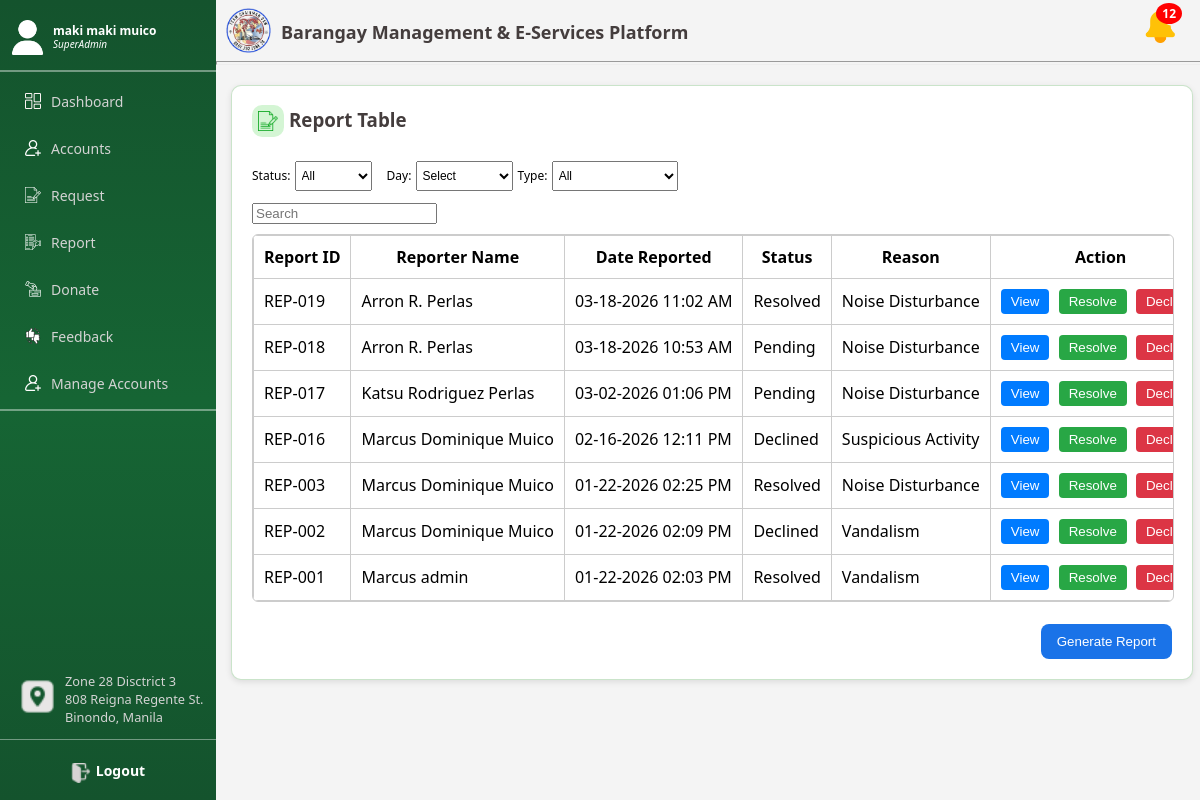
Page /Report.php (signed in) on the committed database.
### tables this page shows
CREATE TABLE `reports` (
  `id` int(11) NOT NULL,
  `user_id` int(11) NOT NULL,
  `reason` varchar(255) NOT NULL,
  `person_reported` varchar(255) DEFAULT NULL,
  `address` varchar(255) DEFAULT NULL,
  `proof` varchar(255) DEFAULT NULL,
  `specify` text DEFAULT NULL,
  `status` enum('Pending','Resolved','Ongoing','Declined') DEFAULT 'Pending',
  `created_at` timestamp NOT NULL DEFAULT current_timestamp(),
  `decline_reason` text DEFAULT NULL
);

CREATE TABLE `accounts` (
  `id` int(11) NOT NULL,
  `fullname` varchar(150) NOT NULL,
  `birthdate` date NOT NULL,
  `gender` varchar(20) NOT NULL,
  `civil_status` varchar(20) NOT NULL,
  `address` text NOT NULL,
  `phone` varchar(20) NOT NULL,
  `email` varchar(150) NOT NULL,
  `username` varchar(100) NOT NULL,
  `password` varchar(255) NOT NULL,
  `isf` varchar(10) NOT NULL,
  `household_head` varchar(150) NOT NULL,
  `pwd` varchar(10) NOT NULL,
  `solo_parent` varchar(10) NOT NULL,
  `pwd_proof` varchar(255) DEFAULT NULL,
  `solo_parent_proof` varchar(255) DEFAULT NULL,
  `role` varchar(50) DEFAULT 'resident',
  `status` varchar(50) DEFAULT 'active',
  `created_at` timestamp NOT NULL DEFAULT current_timestamp(),
  `profile_image` varchar(255) DEFAULT NULL,
  `status_message` varchar(255) DEFAULT NULL,
  `status_message_seen` tinyint(1) NOT NULL DEFAULT 0,
  `proof_of_residency` varchar(255) DEFAULT NULL
);

### Report.php (the view, shortened to what this page needs)
<?php
include "db.php";
$pendingAccountsQuery = "SELECT COUNT(*) AS total FROM accounts WHERE status = 'pending' AND role = 'resident'";
$pendingAccountsResult = $conn->query($pendingAccountsQuery);
$pendingAccounts = $pendingAccountsResult ? $pendingAccountsResult->fetch_assoc()['total'] : 0;
$pendingRequestsQuery = "SELECT COUNT(*) AS total FROM requests WHERE status IN ('pending','Pending')";
$pendingRequestsResult = $conn->query($pendingRequestsQuery);
$pendingRequests = $pendingRequestsResult ? $pendingRequestsResult->fetch_assoc()['total'] : 0;
$pendingReportsQuery = "SELECT COUNT(*) AS total FROM reports WHERE status IN ('pending','Pending')";
$pendingReportsResult = $conn->query($pendingReportsQuery);
$pendingReports = $pendingReportsResult ? $pendingReportsResult->fetch_assoc()['total'] : 0;
$pendingDonationsQuery = "SELECT COUNT(*) AS total FROM donations WHERE status = 'New'";
$pendingDonationsResult = $conn->query($pendingDonationsQuery);
$pendingDonations = $pendingDonationsResult ? $pendingDonationsResult->fetch_assoc()['total'] : 0;
$pendingFeedbacksQuery = "SELECT COUNT(*) AS total FROM feedbacks WHERE status = 'New'";
$pendingFeedbacksResult = $conn->query($pendingFeedbacksQuery);
$pendingFeedbacks = $pendingFeedbacksResult ? $pendingFeedbacksResult->fetch_assoc()['total'] : 0;
$pendingFollowUpsQuery = "
  SELECT COUNT(*) AS total
  FROM admin_followups af
  LEFT JOIN accounts a ON af.sender_email = a.email
  WHERE af.status = 'New'
    AND (a.status IS NULL OR a.status != 'active')
";
$pendingFollowUpsResult = $conn->query($pendingFollowUpsQuery);
$pendingFollowUps = $pendingFollowUpsResult ? $pendingFollowUpsResult->fetch_assoc()['total'] : 0;
$totalPending = $pendingRequests + $pendingReports + $pendingDonations + $pendingFeedbacks + $pendingAccounts + $pendingFollowUps;
$type_filter = isset($_GET['type']) ? $_GET['type'] : '';
$day_filter = isset($_GET['day']) ? $_GET['day'] : '';
$search = isset($_GET['search']) ? $_GET['search'] : '';
    ?>
    <?php
if (in_array($_SESSION['role'], ['Admin', 'SuperAdmin'])) {
    $sql = "SELECT
                r.id,
                r.reason,
                r.person_reported,
                r.address,
                r.proof,
                r.specify,
                r.status,
                r.created_at,
                a.fullname AS reporter_name,
                a.id AS reporter_id
            FROM reports r
            JOIN accounts a ON r.user_id = a.id
            WHERE 1=1";
    $sql .= " ORDER BY r.created_at DESC";
    $stmt = $conn->prepare($sql);
    $stmt->execute();
    $result = $stmt->get_result();
    $reports = $result ? $result->fetch_all(MYSQLI_ASSOC) : [];
} else {
    $reports = [];
}
?>
<!DOCTYPE html>
<html lang="en">
<head>
<link rel="stylesheet" href="secretary.css">
</head>
<body>
<div class="sidebar">
    <div class="sideflex">
        <div class="usercontainer">
            <img class="user" src="images/usericon.png" alt="Notification" />
        </div>
        <div class="info">
            <h4 class="username"><?= htmlspecialchars($_SESSION["fullname"]) ?></h4>
            <h4 class="usertype"><?= htmlspecialchars($_SESSION["role"]) ?></h4>
        </div>
    </div>
    <hr class="hrside">
    <?php if ($_SESSION["role"] === "SuperAdmin"): ?>
    <div class="btncontainer" onclick="window.location.href='SuperAdmin_Dashboard.php'">
        <img class="icon" src="images/dashboard.png" alt="home" />
        <h4 class="text">Dashboard</h4>
    </div>
    <?php endif; ?>
    <div class="btncontainer" onclick="window.location.href='Resident_User.php'">
        <img class="icon" src="images/add-user.png" alt="home" />
        <h4 class="text">Accounts</h4>
    </div>
    <div class="btncontainer" onclick="window.location.href='Request.php'">
        <img class="icon" src="images/reqicon.png" alt="request" />
        <h4 class="text">Request</h4>
    </div>
    <div class="btncontainer" onclick="window.location.href='Report.php'">
        <img class="icon" src="images/repicon.png" alt="request" />
        <h4 class="text">Report</h4>
    </div>
    <div class="btncontainer" onclick="window.location.href='Donate.php'">
        <img class="icon" src="images/dicon.png" alt="request" />
        <h4 class="text">Donate</h4>
    </div>
    <div class="btncontainer" onclick="window.location.href='Feedback.php'">
        <img class="icon" src="images/fbicon.png" alt="request" />
        <h4 class="text">Feedback</h4>
    </div>
    <?php if ($_SESSION["role"] === "SuperAdmin"): ?>
    <div class="btncontainer" onclick="window.location.href='Manage_Accounts.php'">
        <img class="icon" src="images/add-user.png" alt="manage accounts" />
        <h4 class="text">Manage Accounts</h4>
    </div>
    <?php endif; ?>
    <hr style="width: 100%; border: 0.5px solid rgba(255, 255, 255, 0.4); margin-top: 0px;">
    <div class="address1">
        <img class="logoadd" src="images/pin.png" alt="Feedback">
        <div class="addtext">
            <p>Zone 28 Disctrict 3 <br>808 Reigna Regente St. <br>Binondo, Manila</p>
        </div>
    </div>
    <div class="logoutcontainer" onclick="window.location.href='logout.php'">
        <img class="logolog" src="images/logout.png" alt="Feedback">
        <h4 class="logout">Logout</h4>
    </div>
</div>
<div class="content">
<div class="dashboard-header">
    <div class="header-left">
        <img src="images/logo2.png" class="logo">
        <div class="header-text">
            <h1 class="res1">Barangay Management & E-Services Platform</h1>
        </div>
    </div>
    <div class="notification-container" onclick="toggleNotifications()">
        <img src="images/notification.png" class="header-icon" alt="Notifications">
        <?php if ($totalPending > 0): ?>
        <span class="notification-badge"><?= $totalPending ?></span>
        <?php endif; ?>
    </div>
</div>
<hr class="green-line">
<div id="cardreport" class="cardreport">
    <div class="flex1" style="align-items:center; gap: 10px; margin-bottom:10px; flex-wrap:wrap;">
        <div style="display:flex; align-items:flex-start; margin-top: 8px;">
            <div class="logo-containeradmin">
                <img class="logoadmin" src="images/report.png" alt="Logo">
            </div>
            <h3 style="margin-top: 8px; margin-left:5px; color: #443d3d;">Report Table</h3>
        </div>
        <div class="flex3">
            <form class="resform" method="GET" action="Report.php" id="filterForm">
                <div>
                    <label>Status:</label>
                    <select class="custom3" name="status" onchange="document.getElementById('filterForm').submit()">
                        <option value="">All</option>
                    </select>
                </div>
                <div>
                    <label class="day">Day:</label>
                    <select class="custom4" name="day" id="reportDayFilter" onchange="filterByReportDay(this.value)">
                        <option value="" <?= $day_filter === '' ? 'selected' : '' ?>>Select</option>
                    </select>
                </div>
                <div>
                    <label>Type:</label>
                    <select class="custom5" name="type" onchange="document.getElementById('filterForm').submit()">
                        <option value="All" <?= $type_filter === 'All' || !$type_filter ? 'selected' : '' ?>>All</option>
                    </select>
                </div>
            </form>
        </div>
        <form method="GET" action="Report.php" id="searchForm">
            <input
                class="searches"
                placeholder="Search"
                type="search"
                name="search"
                value="<?= htmlspecialchars($search) ?>"
                onchange="document.getElementById('searchForm').submit()">
        </form>
    </div>
    <?php if (in_array($_SESSION['role'], ['Admin', 'SuperAdmin'])): ?>
        <div class="table-container">
            <table border="1" cellpadding="10">
                <tr>
                    <th>Report ID</th>
                    <th>Reporter Name</th>
                    <th>Date Reported</th>
                    <th>Status</th>
                    <th>Reason</th>
                    <th>Action</th>
                </tr>
                <?php if (!empty($reports)): ?>
                    <?php foreach ($reports as $row): ?>
                        <tr>
                            <td>REP-<?= str_pad($row['id'], 3, '0', STR_PAD_LEFT) ?></td>
                            <td><?= htmlspecialchars($row['reporter_name']) ?></td>
                            <td><?= date('m-d-Y h:i A', strtotime($row['created_at'])) ?></td>
                            <td><?= htmlspecialchars(ucfirst($row['status'])) ?></td>
                            <td><?= htmlspecialchars($row['reason']) ?></td>
                            <td>
                                <button class="btn-view" onclick="viewReport(<?= (int)$row['id'] ?>)">View</button>
                                <button class="btn-resolve" onclick="openResolveModal(<?= (int)$row['id'] ?>)">Resolve</button>
                                <button class="btn-decline" onclick="openDeclineModal(<?= (int)$row['id'] ?>)">Decline</button>
                            </td>
                        </tr>
                    <?php endforeach; ?>
                <?php else: ?>
                    <tr><td colspan="6">No reports found.</td></tr>
                <?php endif; ?>
            </table>
        </div>
        <div style="display:flex; margin-top: 12px;">
            <div class="botbtn">
                <button class="btn-report" onclick="generateReport()">Generate Report</button>
            </div>
        </div>
    <?php endif; ?>
</div>
</div>
</body>
</html>

### secretary.css (style rules this page uses)
html,body { margin:0; font-family: system-ui, -apple-system, "Segoe UI", Roboto, Helvetica, Arial, sans-serif; background:#f4f4f4; height:100%; }
.sidebar { background: linear-gradient(to bottom, #14532d, #166534, #14532d); width:18%; position:fixed; top:0; bottom:0; left:0; display:flex; flex-direction:column; }
.address1 { display: flex; margin-top: auto; align-items: flex-start; width: auto; }
.logoadd { margin-top: 30px; width: 35px; height: 35px; margin-left: 20px; margin-right: 10px; }
.logolog { margin-top: 5px; width: 20px; height: 20px; margin-right: 5px; }
.addtext { margin-right: auto; color:lightgray; font-size:.8rem; margin-top:10px; }
.content { margin-left:18%; background:#f4f4f4; min-height:100vh; }
.sideflex { display: flex; }
.username { color: white; margin:0; font-size:12px; line-height:1.2; margin-top: 20px; }
.usertype { color: white; font-family: system-ui, -apple-system, "Segoe UI", Roboto, Helvetica, Arial, sans-serif; margin:0; font-size:10px; line-height:1.2; font-style: italic; font-weight: normal; }
.cardreport { background:#fff; padding:20px; border-radius:10px; margin-bottom:20px; box-shadow:0 2px 6px rgba(0,0,0,0.1); max-height: auto; padding-top: 5px; margin-left:15px ; margin-right: 7px; border: 1.5px solid rgba(150, 202, 149, 0.5); display: none; }
.resform { display: flex; gap:5px; align-items: center; }
.logo-containeradmin { background-color: #d4f5d4; border-radius: 10px; padding: 6px; display: inline-flex; align-items: center; justify-content: center; margin-top: 6px; }
.logoadmin { width: 20px; height: 20px; }
.table-container { width:100%; overflow-x:auto; border:1px solid #ccc; border-radius:6px; max-height: 500px; }
table { width:100%; border-collapse:collapse; }
th, td { padding:10px; border:1px solid #ccc; white-space:nowrap; }
button { padding:6px 12px; border:none; border-radius:5px; cursor:pointer; }
.btn-view { background:#007bff;color:#fff; }
.btn-decline { background:#dc3545;color:#fff; }
.btn-report { background:#444;color:#fff; }
select { padding:2px; margin-bottom:10px; height: 30px; margin-top: 0px; }
.dashboard-header { display: flex; justify-content: space-between; align-items: center; margin-bottom: 0px; width: 100%; background: #f4f4f4; }
.header-left { display:flex; align-items:center; flex:1; min-width:0; }
.logo { width: 45px; height: 45px; margin-left: 10px; margin-top: 5px; margin-right: 10px; }
.res1 { color: #443d3d; margin-left: 0px; font-size: 18px; margin-top: 20px; font-family: system-ui, -apple-system, "Segoe UI", Roboto, Helvetica, Arial, sans-serif; }
.header-icon { width: 35px; height: 35px; cursor: pointer; margin-right: 20px; }
.green-line { height:2px ; color:rgba(255,255,255,0.4); width: 99.9%; margin-bottom: 20px; overflow-x:hidden ; margin-right: 0; margin-left: 0; margin-top: 5px; }
hr { color: green ; width: 98%; margin-top: 0; }
h4 { margin-top: 20px; margin-left: 17px; font-size: 20px; font-family: system-ui, -apple-system, "Segoe UI", Roboto, Helvetica, Arial, sans-serif; color: green; }
.user { width: 35px; height: 35px; margin-top: 20px; justify-self: center; margin-left: 10px; cursor: pointer; }
.info { margin-left: 8px; margin-top: 4px; }
.hrside { border: 0.5px solid rgba(255,255,255,0.4); margin-top: 10px; width: 100%; }
.btncontainer { display: flex; margin-left: 5px; width: 95%; height: 40px; margin-top: 10px; cursor: pointer; border-radius: 5px; position: relative; margin-top: 0; margin-bottom: 7px; transition: transform 0.2s ease, background-color 0.2s ease; }
.icon { width: 16px; height: 16px; margin-top: 13px; margin-left: 20px; cursor: pointer; }
.text { color: lightgray; margin-top: 12px; margin-left: 10px; font-weight: normal; cursor: pointer; font-size: 14px; }
.logoutcontainer { display: flex; width: 100%; height: 60px; cursor: pointer; border-top: 0.5px solid rgba(255,255,255,0.4); justify-content: center; align-items: center; font-style: bold; transition: transform 0.2s ease, background-color 0.2s ease; }
.logout { color: white; font-size: 14px; margin: 0; font-weight: bold; }
.flex3 { align-items: center; gap: 5px; flex-wrap: wrap; }
.custom3, .custom4, .custom5 { margin-top: 10px; }
.custom1, .custom3 { margin-right:10px ; }
label { font-size: 12px; }
select { font-size: 12px; }
.botbtn { margin-top: 10px; margin-left: auto; }

### rows in the picture
reports: id "019", user.fullname "Arron R. Perlas", created_at "03-18-2026 11:02 AM", status "Resolved", reason "Noise Disturbance"
reports: id "018", user.fullname "Arron R. Perlas", created_at "03-18-2026 10:53 AM", status "Pending", reason "Noise Disturbance"
reports: id "017", user.fullname "Katsu Rodriguez Perlas", created_at "03-02-2026 01:06 PM", status "Pending", reason "Noise Disturbance"
reports: id "016", user.fullname "Marcus Dominique Muico", created_at "02-16-2026 12:11 PM", status "Declined", reason "Suspicious Activity"
reports: id "003", user.fullname "Marcus Dominique Muico", created_at "01-22-2026 02:25 PM", status "Resolved", reason "Noise Disturbance"
reports: id "002", user.fullname "Marcus Dominique Muico", created_at "01-22-2026 02:09 PM", status "Declined", reason "Vandalism"
reports: id "001", user.fullname "Marcus admin", created_at "01-22-2026 02:03 PM", status "Resolved", reason "Vandalism"

### other values in the picture
$_SESSION["fullname"] "maki maki muico"
$_SESSION["role"] "SuperAdmin"
$totalPending "12"
